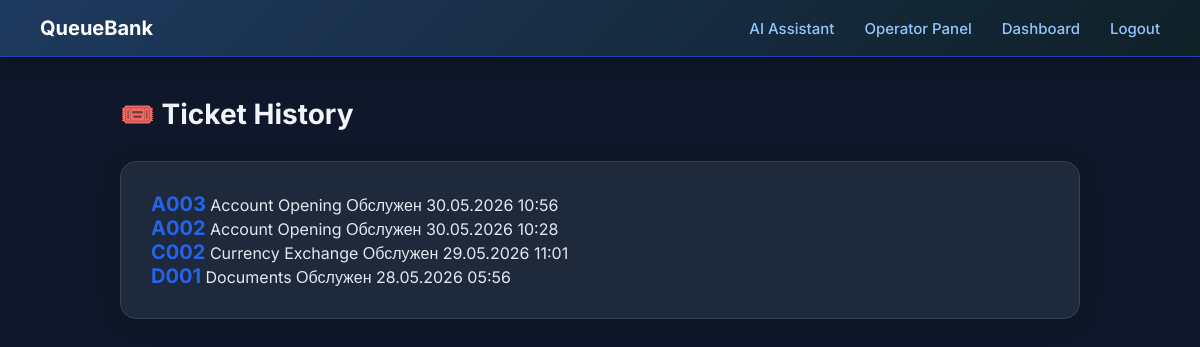
Page /history/ (signed in) on the committed database.
### tickets/models.py (models this page shows, shortened)
class Ticket(models.Model):
    STATUS = [
        ('waiting',   'Ожидает'),
        ('called',    'Вызван'),
        ('done',      'Обслужен'),
        ('cancelled', 'Отменён'),
    ]
    number=models.CharField(max_length=10)
    status=models.CharField(max_length=20, choices=STATUS, default='waiting')
    created_at=models.DateTimeField(auto_now_add=True)
    called_at=models.DateTimeField(null=True, blank=True)
    served_at=models.DateTimeField(null=True, blank=True)
    client=models.ForeignKey(User, on_delete=models.CASCADE)
    service=models.ForeignKey(Service, on_delete=models.CASCADE)
    window = models.ForeignKey(Window, on_delete=models.CASCADE, null=True, blank=True)

class Service(models.Model):
    name=models.CharField(max_length=100)
    code=models.CharField(max_length=5)
    description=models.TextField(blank=True, null=True)
    is_active=models.BooleanField(default=True)

### tickets/views.py (the view)
# urls.py: path('history/', views.ticket_history, name='ticket_history'),
@login_required
@permission_required('tickets.view_ticket', raise_exception=True)
def ticket_history(request):
    tickets = Ticket.objects.filter(
        client=request.user
    ).order_by('-created_at')
    return render(request, 'tickets/history.html', {'tickets': tickets})

### templates/tickets/history.html
{% extends 'base.html' %}
{% block content %}
<div class="container">
    <h2>🎟️ Ticket History</h2>
    <br>
    {% if tickets %}
    <div class="card">
        {% for ticket in tickets %}
        <div class="queue-item">
            <span style="font-size:20px;font-weight:700;color:#2563eb;">{{ ticket.number }}</span>
            <span>{{ ticket.service.name }}</span>
            <span class="status-{{ ticket.status }}">{{ ticket.get_status_display }}</span>
            <span>{{ ticket.created_at|date:"d.m.Y H:i" }}</span>
        </div>
        {% endfor %}
    </div>
    {% else %}
    <div class="card">
        <h3>No tickets yet!</h3>
        <br>
        <a href="{% url 'home' %}" class="btn">Take a ticket</a>
    </div>
    {% endif %}
</div>
{% endblock %}

### static/style.css (style rules this page uses)
* { margin: 0; padding: 0; box-sizing: border-box; }
body { font-family: 'Inter', sans-serif; background-color: #0f172a; color: #e2e8f0; min-height: 100vh; }
.container { max-width: 1000px; margin: 40px auto; padding: 0 20px; }
.card { background: #1e293b; border-radius: 16px; padding: 30px; margin-bottom: 20px; border: 1px solid #334155; box-shadow: 0 4px 24px rgba(0,0,0,0.2); }
h1, h2 { font-size: 28px; font-weight: 700; color: #f1f5f9; margin-bottom: 10px; }

### rows in the picture
Ticket: number "A003", service.name "Account Opening", status "Обслужен", created_at "30.05.2026 10:56"
Ticket: number "A002", service.name "Account Opening", status "Обслужен", created_at "30.05.2026 10:28"
Ticket: number "C002", service.name "Currency Exchange", status "Обслужен", created_at "29.05.2026 11:01"
Ticket: number "D001", service.name "Documents", status "Обслужен", created_at "28.05.2026 05:56"
